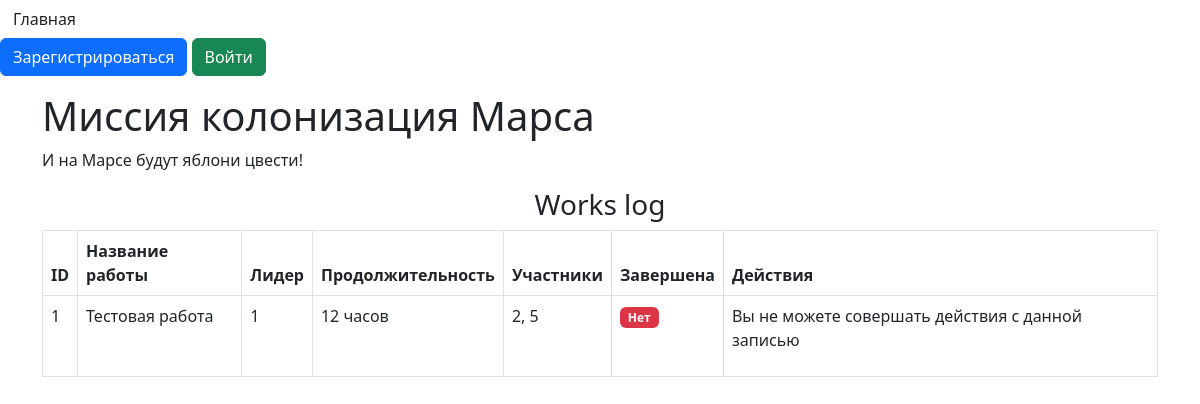
The page / on the database its author committed.
### data/jobs.py (models this page shows, shortened)
class Jobs(SqlAlchemyBase, SerializerMixin):
    __tablename__ = 'jobs'
    id = sqlalchemy.Column(sqlalchemy.Integer, primary_key=True, autoincrement=True)
    team_leader = sqlalchemy.Column(
        sqlalchemy.Integer,
        sqlalchemy.ForeignKey('users.id')
    )
    job = sqlalchemy.Column(sqlalchemy.String, nullable=True)
    work_size = sqlalchemy.Column(sqlalchemy.Integer, nullable=True)
    collaborators = sqlalchemy.Column(sqlalchemy.String, nullable=True)
    start_date = sqlalchemy.Column(sqlalchemy.DateTime, default=datetime.now)
    end_date = sqlalchemy.Column(sqlalchemy.DateTime)
    is_finished = sqlalchemy.Column(sqlalchemy.Boolean, default=False)
    user = orm.relationship('User', back_populates="jobs")

### main.py (the view)
@app.route("/")
def index():
    db_sess = db_session.create_session()
    jobs = db_sess.query(Jobs).all()
    return render_template("index.html", jobs=jobs)

### data/db_session.py (called while the page is built)
def create_session() -> Session:
    global __factory
    return __factory()

### templates/index.html (shortened to what this page needs)
{% extends 'base.html' %}
{% block content %}
<div class="container">
    <h1>Миссия колонизация Марса</h1>
    <p>И на Марсе будут яблони цвести!</p>
    <h3 style="text-align: center;">Works log</h3>
    <div class="table-responsive">
        <table class="table table-bordered">
            <thead class="thead-dark">
                <tr>
                    <th>ID</th>
                    <th>Название работы</th>
                    <th>Лидер</th>
                    <th>Продолжительность</th>
                    <th>Участники</th>
                    <th>Завершена</th>
                    <th>Действия</th>
                </tr>
            </thead>
            <tbody>
                {% for job in jobs %}
                <tr>
                    <td>{{ job.id }}</td>
                    <td>{{ job.job }}</td>
                    <td>{{ job.team_leader }}</td>
                    <td>{{ job.work_size }} часов</td>
                    <td>{{ job.collaborators }}</td>
                    <td>
                        {% if job.is_finished %}
                        <span class="badge bg-success">Да</span>
                        {% else %}
                        <span class="badge bg-danger">Нет</span>
                        {% endif %}
                    </td>
                    <td>
                        {% if current_user.is_authenticated and (current_user.id == job.team_leader or current_user.id == 1) %}
                        <a href="/edit_job/{{ job.id }}" class="btn btn-warning btn-sm">Редактировать</a>
                        <a href="/delete_job/{{ job.id }}" class="btn btn-danger btn-sm">Удалить</a>
                        {% else %}
                        <p>Вы не можете совершать действия с данной записью</p>
                        {% endif %}
                    </td>
                </tr>
                {% endfor %}
            </tbody>
        </table>
    </div>
</div>
{% endblock %}

### rows shown on the page
Jobs: id "1", job "Тестовая работа", team_leader "1", work_size "12", collaborators "2, 5", is_finished "Нет"
